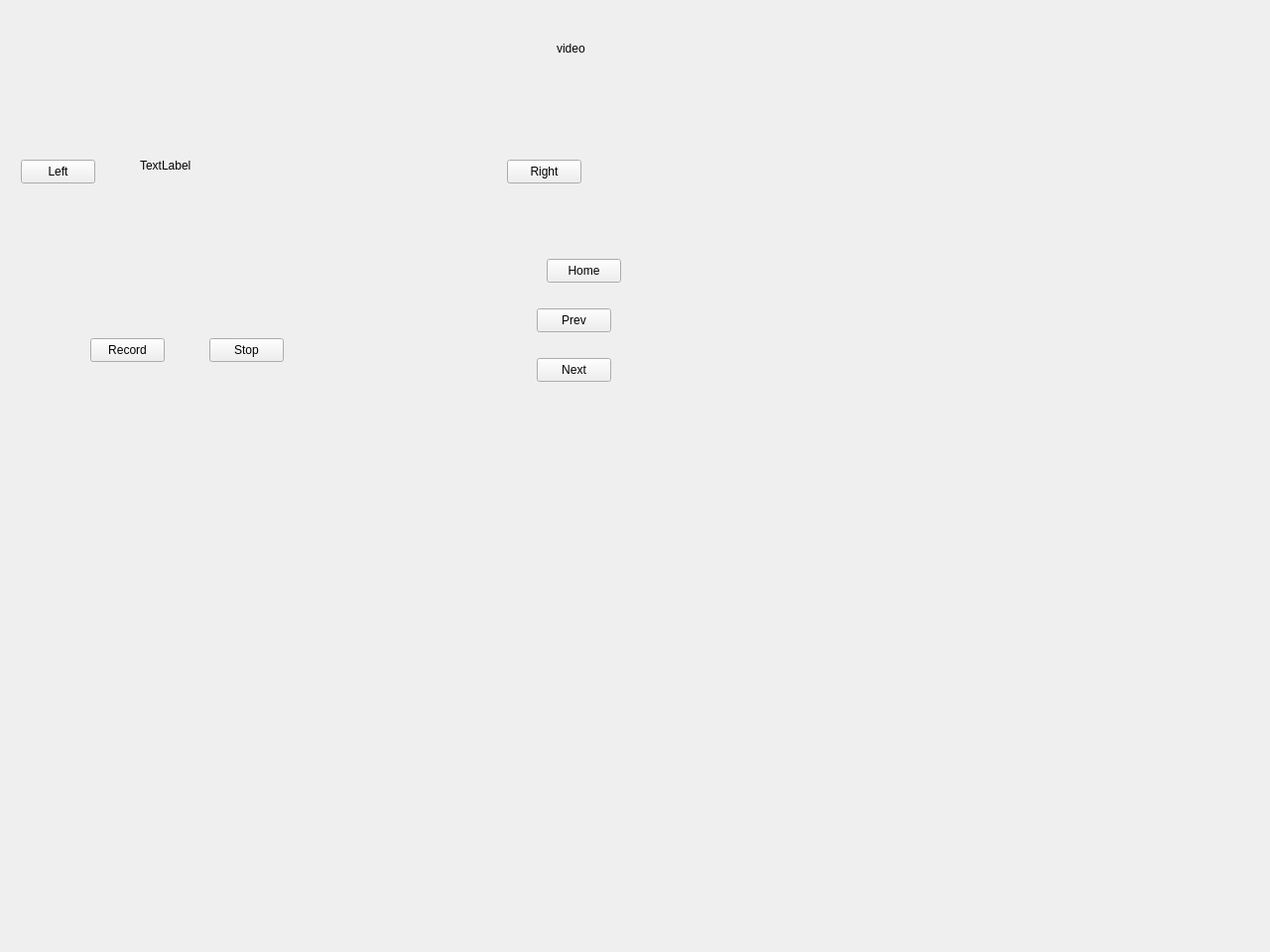
<?xml version="1.0" encoding="UTF-8"?>
<ui version="4.0">
 <class>Form</class>
 <widget class="QWidget" name="Form">
  <property name="geometry">
   <rect>
    <x>0</x>
    <y>0</y>
    <width>1280</width>
    <height>960</height>
   </rect>
  </property>
  <property name="windowTitle">
   <string>Form</string>
  </property>
  <layout class="QVBoxLayout" name="verticalLayout">
   <item>
    <widget class="QStackedWidget" name="stackedWidget">
     <widget class="QWidget" name="video_page">
      <widget class="QPushButton" name="video_home_button">
       <property name="geometry">
        <rect>
         <x>540</x>
         <y>250</y>
         <width>75</width>
         <height>24</height>
        </rect>
       </property>
       <property name="text">
        <string>Home</string>
       </property>
      </widget>
      <widget class="QPushButton" name="video_next_button">
       <property name="geometry">
        <rect>
         <x>530</x>
         <y>350</y>
         <width>75</width>
         <height>24</height>
        </rect>
       </property>
       <property name="text">
        <string>Next</string>
       </property>
      </widget>
      <widget class="QLabel" name="video_label">
       <property name="geometry">
        <rect>
         <x>550</x>
         <y>30</y>
         <width>50</width>
         <height>16</height>
        </rect>
       </property>
       <property name="text">
        <string>video</string>
       </property>
      </widget>
      <widget class="QPushButton" name="video_prev_button">
       <property name="geometry">
        <rect>
         <x>530</x>
         <y>300</y>
         <width>75</width>
         <height>24</height>
        </rect>
       </property>
       <property name="text">
        <string>Prev</string>
       </property>
      </widget>
      <widget class="QPushButton" name="record_stop_button">
       <property name="geometry">
        <rect>
         <x>200</x>
         <y>330</y>
         <width>75</width>
         <height>24</height>
        </rect>
       </property>
       <property name="text">
        <string>Stop</string>
       </property>
      </widget>
      <widget class="QPushButton" name="record_start_button">
       <property name="geometry">
        <rect>
         <x>80</x>
         <y>330</y>
         <width>75</width>
         <height>24</height>
        </rect>
       </property>
       <property name="text">
        <string>Record</string>
       </property>
      </widget>
      <widget class="QLabel" name="video_stream">
       <property name="geometry">
        <rect>
         <x>130</x>
         <y>30</y>
         <width>341</width>
         <height>251</height>
        </rect>
       </property>
       <property name="text">
        <string>TextLabel</string>
       </property>
      </widget>
      <widget class="QPushButton" name="video_background_prev_button">
       <property name="geometry">
        <rect>
         <x>10</x>
         <y>150</y>
         <width>75</width>
         <height>24</height>
        </rect>
       </property>
       <property name="text">
        <string>Left</string>
       </property>
      </widget>
      <widget class="QPushButton" name="video_background_next_button">
       <property name="geometry">
        <rect>
         <x>500</x>
         <y>150</y>
         <width>75</width>
         <height>24</height>
        </rect>
       </property>
       <property name="text">
        <string>Right</string>
       </property>
      </widget>
     </widget>
     <widget class="QWidget" name="main_page">
      <widget class="QPushButton" name="main_next_button">
       <property name="geometry">
        <rect>
         <x>270</x>
         <y>410</y>
         <width>75</width>
         <height>24</height>
        </rect>
       </property>
       <property name="text">
        <string>Start</string>
       </property>
      </widget>
      <widget class="QPushButton" name="pushButton">
       <property name="geometry">
        <rect>
         <x>590</x>
         <y>90</y>
         <width>75</width>
         <height>24</height>
        </rect>
       </property>
       <property name="text">
        <string>Close</string>
       </property>
      </widget>
     </widget>
     <widget class="QWidget" name="info_page">
      <widget class="QLabel" name="info_label">
       <property name="geometry">
        <rect>
         <x>280</x>
         <y>190</y>
         <width>50</width>
         <height>16</height>
        </rect>
       </property>
       <property name="text">
        <string>Info</string>
       </property>
      </widget>
      <widget class="QPushButton" name="info_home_button">
       <property name="geometry">
        <rect>
         <x>490</x>
         <y>330</y>
         <width>75</width>
         <height>24</height>
        </rect>
       </property>
       <property name="text">
        <string>Home</string>
       </property>
      </widget>
      <widget class="QPushButton" name="info_next_button">
       <property name="geometry">
        <rect>
         <x>480</x>
         <y>390</y>
         <width>75</width>
         <height>24</height>
        </rect>
       </property>
       <property name="text">
        <string>Next</string>
       </property>
      </widget>
      <widget class="QPushButton" name="info_prev_button">
       <property name="geometry">
        <rect>
         <x>360</x>
         <y>390</y>
         <width>75</width>
         <height>24</height>
        </rect>
       </property>
       <property name="text">
        <string>Prev</string>
       </property>
      </widget>
     </widget>
     <widget class="QWidget" name="input_page">
      <widget class="QPushButton" name="input_next_button">
       <property name="geometry">
        <rect>
         <x>460</x>
         <y>400</y>
         <width>75</width>
         <height>24</height>
        </rect>
       </property>
       <property name="text">
        <string>Next</string>
       </property>
      </widget>
      <widget class="QPushButton" name="input_home_button">
       <property name="geometry">
        <rect>
         <x>490</x>
         <y>320</y>
         <width>75</width>
         <height>24</height>
        </rect>
       </property>
       <property name="text">
        <string>Home</string>
       </property>
      </widget>
      <widget class="QLabel" name="input_label">
       <property name="geometry">
        <rect>
         <x>250</x>
         <y>190</y>
         <width>50</width>
         <height>16</height>
        </rect>
       </property>
       <property name="text">
        <string>Input</string>
       </property>
      </widget>
      <widget class="QPushButton" name="input_prev_button">
       <property name="geometry">
        <rect>
         <x>340</x>
         <y>400</y>
         <width>75</width>
         <height>24</height>
        </rect>
       </property>
       <property name="text">
        <string>Prev</string>
       </property>
      </widget>
     </widget>
     <widget class="QWidget" name="mode_select_page">
      <widget class="QPushButton" name="mode_select_home_button">
       <property name="geometry">
        <rect>
         <x>480</x>
         <y>260</y>
         <width>75</width>
         <height>24</height>
        </rect>
       </property>
       <property name="text">
        <string>Home</string>
       </property>
      </widget>
      <widget class="QPushButton" name="mode_select_image_button">
       <property name="geometry">
        <rect>
         <x>170</x>
         <y>380</y>
         <width>75</width>
         <height>24</height>
        </rect>
       </property>
       <property name="text">
        <string>Image</string>
       </property>
      </widget>
      <widget class="QLabel" name="mode_select_label">
       <property name="geometry">
        <rect>
         <x>260</x>
         <y>180</y>
         <width>101</width>
         <height>31</height>
        </rect>
       </property>
       <property name="text">
        <string>mode select</string>
       </property>
      </widget>
      <widget class="QPushButton" name="mode_select_video_button">
       <property name="geometry">
        <rect>
         <x>370</x>
         <y>380</y>
         <width>75</width>
         <height>24</height>
        </rect>
       </property>
       <property name="text">
        <string>Video</string>
       </property>
      </widget>
      <widget class="QPushButton" name="mode_select_prev_button">
       <property name="geometry">
        <rect>
         <x>480</x>
         <y>310</y>
         <width>75</width>
         <height>24</height>
        </rect>
       </property>
       <property name="text">
        <string>Prev</string>
       </property>
      </widget>
     </widget>
     <widget class="QWidget" name="image_page">
      <widget class="QPushButton" name="image_next_button">
       <property name="geometry">
        <rect>
         <x>440</x>
         <y>360</y>
         <width>75</width>
         <height>24</height>
        </rect>
       </property>
       <property name="text">
        <string>Next</string>
       </property>
      </widget>
      <widget class="QPushButton" name="image_home_button">
       <property name="geometry">
        <rect>
         <x>470</x>
         <y>300</y>
         <width>75</width>
         <height>24</height>
        </rect>
       </property>
       <property name="text">
        <string>Home</string>
       </property>
      </widget>
      <widget class="QLabel" name="image_label">
       <property name="geometry">
        <rect>
         <x>230</x>
         <y>140</y>
         <width>50</width>
         <height>16</height>
        </rect>
       </property>
       <property name="text">
        <string>image</string>
       </property>
      </widget>
      <widget class="QPushButton" name="image_prev_button">
       <property name="geometry">
        <rect>
         <x>330</x>
         <y>360</y>
         <width>75</width>
         <height>24</height>
        </rect>
       </property>
       <property name="text">
        <string>Prev</string>
       </property>
      </widget>
     </widget>
     <widget class="QWidget" name="end_page">
      <widget class="QPushButton" name="end_home_button">
       <property name="geometry">
        <rect>
         <x>470</x>
         <y>370</y>
         <width>75</width>
         <height>24</height>
        </rect>
       </property>
       <property name="text">
        <string>Home</string>
       </property>
      </widget>
      <widget class="QLabel" name="end_label">
       <property name="geometry">
        <rect>
         <x>260</x>
         <y>160</y>
         <width>131</width>
         <height>31</height>
        </rect>
       </property>
       <property name="text">
        <string>Thank you</string>
       </property>
      </widget>
     </widget>
    </widget>
   </item>
  </layout>
 </widget>
 <resources/>
 <connections>
  <connection>
   <sender>main_next_button</sender>
   <signal>clicked()</signal>
   <receiver>Form</receiver>
   <slot>go_next_page()</slot>
   <hints>
    <hint type="sourcelabel">
     <x>319</x>
     <y>432</y>
    </hint>
    <hint type="destinationlabel">
     <x>418</x>
     <y>477</y>
    </hint>
   </hints>
  </connection>
  <connection>
   <sender>info_home_button</sender>
   <signal>clicked()</signal>
   <receiver>Form</receiver>
   <slot>go_home_page()</slot>
   <hints>
    <hint type="sourcelabel">
     <x>552</x>
     <y>350</y>
    </hint>
    <hint type="destinationlabel">
     <x>422</x>
     <y>479</y>
    </hint>
   </hints>
  </connection>
  <connection>
   <sender>end_home_button</sender>
   <signal>clicked()</signal>
   <receiver>Form</receiver>
   <slot>go_home_page()</slot>
   <hints>
    <hint type="sourcelabel">
     <x>508</x>
     <y>400</y>
    </hint>
    <hint type="destinationlabel">
     <x>634</x>
     <y>475</y>
    </hint>
   </hints>
  </connection>
  <connection>
   <sender>image_next_button</sender>
   <signal>clicked()</signal>
   <receiver>Form</receiver>
   <slot>go_end_page()</slot>
   <hints>
    <hint type="sourcelabel">
     <x>499</x>
     <y>381</y>
    </hint>
    <hint type="destinationlabel">
     <x>603</x>
     <y>479</y>
    </hint>
   </hints>
  </connection>
  <connection>
   <sender>image_home_button</sender>
   <signal>clicked()</signal>
   <receiver>Form</receiver>
   <slot>go_home_page()</slot>
   <hints>
    <hint type="sourcelabel">
     <x>525</x>
     <y>318</y>
    </hint>
    <hint type="destinationlabel">
     <x>637</x>
     <y>352</y>
    </hint>
   </hints>
  </connection>
  <connection>
   <sender>info_next_button</sender>
   <signal>clicked()</signal>
   <receiver>Form</receiver>
   <slot>go_next_page()</slot>
   <hints>
    <hint type="sourcelabel">
     <x>532</x>
     <y>411</y>
    </hint>
    <hint type="destinationlabel">
     <x>633</x>
     <y>443</y>
    </hint>
   </hints>
  </connection>
  <connection>
   <sender>input_next_button</sender>
   <signal>clicked()</signal>
   <receiver>Form</receiver>
   <slot>go_next_page()</slot>
   <hints>
    <hint type="sourcelabel">
     <x>515</x>
     <y>418</y>
    </hint>
    <hint type="destinationlabel">
     <x>636</x>
     <y>415</y>
    </hint>
   </hints>
  </connection>
  <connection>
   <sender>input_home_button</sender>
   <signal>clicked()</signal>
   <receiver>Form</receiver>
   <slot>go_home_page()</slot>
   <hints>
    <hint type="sourcelabel">
     <x>548</x>
     <y>339</y>
    </hint>
    <hint type="destinationlabel">
     <x>634</x>
     <y>343</y>
    </hint>
   </hints>
  </connection>
  <connection>
   <sender>mode_select_image_button</sender>
   <signal>clicked()</signal>
   <receiver>Form</receiver>
   <slot>go_next_page()</slot>
   <hints>
    <hint type="sourcelabel">
     <x>227</x>
     <y>396</y>
    </hint>
    <hint type="destinationlabel">
     <x>640</x>
     <y>325</y>
    </hint>
   </hints>
  </connection>
  <connection>
   <sender>mode_select_home_button</sender>
   <signal>clicked()</signal>
   <receiver>Form</receiver>
   <slot>go_home_page()</slot>
   <hints>
    <hint type="sourcelabel">
     <x>552</x>
     <y>279</y>
    </hint>
    <hint type="destinationlabel">
     <x>640</x>
     <y>286</y>
    </hint>
   </hints>
  </connection>
  <connection>
   <sender>video_home_button</sender>
   <signal>clicked()</signal>
   <receiver>Form</receiver>
   <slot>go_home_page()</slot>
   <hints>
    <hint type="sourcelabel">
     <x>597</x>
     <y>276</y>
    </hint>
    <hint type="destinationlabel">
     <x>640</x>
     <y>402</y>
    </hint>
   </hints>
  </connection>
  <connection>
   <sender>video_next_button</sender>
   <signal>clicked()</signal>
   <receiver>Form</receiver>
   <slot>go_end_page()</slot>
   <hints>
    <hint type="sourcelabel">
     <x>561</x>
     <y>382</y>
    </hint>
    <hint type="destinationlabel">
     <x>632</x>
     <y>469</y>
    </hint>
   </hints>
  </connection>
  <connection>
   <sender>mode_select_video_button</sender>
   <signal>clicked()</signal>
   <receiver>Form</receiver>
   <slot>go_next_page()</slot>
   <hints>
    <hint type="sourcelabel">
     <x>414</x>
     <y>406</y>
    </hint>
    <hint type="destinationlabel">
     <x>651</x>
     <y>431</y>
    </hint>
   </hints>
  </connection>
  <connection>
   <sender>mode_select_prev_button</sender>
   <signal>clicked()</signal>
   <receiver>Form</receiver>
   <slot>go_prev_page()</slot>
   <hints>
    <hint type="sourcelabel">
     <x>526</x>
     <y>330</y>
    </hint>
    <hint type="destinationlabel">
     <x>639</x>
     <y>479</y>
    </hint>
   </hints>
  </connection>
  <connection>
   <sender>video_prev_button</sender>
   <signal>clicked()</signal>
   <receiver>Form</receiver>
   <slot>go_prev_page()</slot>
   <hints>
    <hint type="sourcelabel">
     <x>572</x>
     <y>319</y>
    </hint>
    <hint type="destinationlabel">
     <x>663</x>
     <y>-2</y>
    </hint>
   </hints>
  </connection>
  <connection>
   <sender>input_prev_button</sender>
   <signal>clicked()</signal>
   <receiver>Form</receiver>
   <slot>go_prev_page()</slot>
   <hints>
    <hint type="sourcelabel">
     <x>387</x>
     <y>419</y>
    </hint>
    <hint type="destinationlabel">
     <x>499</x>
     <y>6</y>
    </hint>
   </hints>
  </connection>
  <connection>
   <sender>info_prev_button</sender>
   <signal>clicked()</signal>
   <receiver>Form</receiver>
   <slot>go_prev_page()</slot>
   <hints>
    <hint type="sourcelabel">
     <x>412</x>
     <y>404</y>
    </hint>
    <hint type="destinationlabel">
     <x>538</x>
     <y>-10</y>
    </hint>
   </hints>
  </connection>
  <connection>
   <sender>image_prev_button</sender>
   <signal>clicked()</signal>
   <receiver>Form</receiver>
   <slot>go_prev_page()</slot>
   <hints>
    <hint type="sourcelabel">
     <x>374</x>
     <y>380</y>
    </hint>
    <hint type="destinationlabel">
     <x>589</x>
     <y>7</y>
    </hint>
   </hints>
  </connection>
  <connection>
   <sender>pushButton</sender>
   <signal>clicked()</signal>
   <receiver>Form</receiver>
   <slot>close_window()</slot>
   <hints>
    <hint type="sourcelabel">
     <x>631</x>
     <y>108</y>
    </hint>
    <hint type="destinationlabel">
     <x>708</x>
     <y>7</y>
    </hint>
   </hints>
  </connection>
  <connection>
   <sender>video_background_prev_button</sender>
   <signal>clicked()</signal>
   <receiver>Form</receiver>
   <slot>change_prev_background()</slot>
   <hints>
    <hint type="sourcelabel">
     <x>45</x>
     <y>171</y>
    </hint>
    <hint type="destinationlabel">
     <x>65</x>
     <y>5</y>
    </hint>
   </hints>
  </connection>
  <connection>
   <sender>video_background_next_button</sender>
   <signal>clicked()</signal>
   <receiver>Form</receiver>
   <slot>change_next_background()</slot>
   <hints>
    <hint type="sourcelabel">
     <x>527</x>
     <y>165</y>
    </hint>
    <hint type="destinationlabel">
     <x>510</x>
     <y>-14</y>
    </hint>
   </hints>
  </connection>
 </connections>
 <slots>
  <slot>go_next_page()</slot>
  <slot>go_home_page()</slot>
  <slot>go_end_page()</slot>
  <slot>go_prev_page()</slot>
  <slot>close_window()</slot>
  <slot>record_start()</slot>
  <slot>record_stop()</slot>
  <slot>change_prev_background()</slot>
  <slot>change_next_background()</slot>
 </slots>
</ui>
